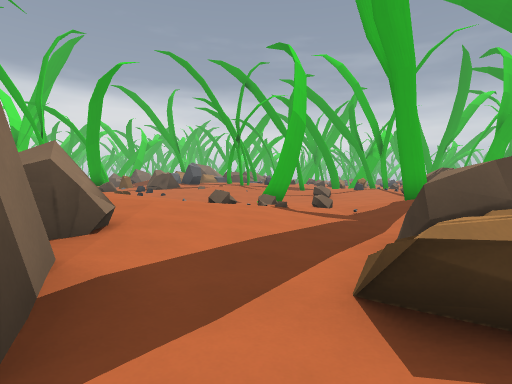
[1] (above)

24 first-person views from a walk through a 3-D level made in the Godot game engine. The camera is 1.3 m above the floor, tilts 2° down and sees 80° across. The floor is counted in squares, 2.25 m on a side. Each view is taken from the middle of a square. On the plan, view 1 faces up. The plan holds only what a view shows up to about 9 squares ahead; the rest is blank. The place goes on beyond the plan. Some surface patterns are stand-ins.

[2]
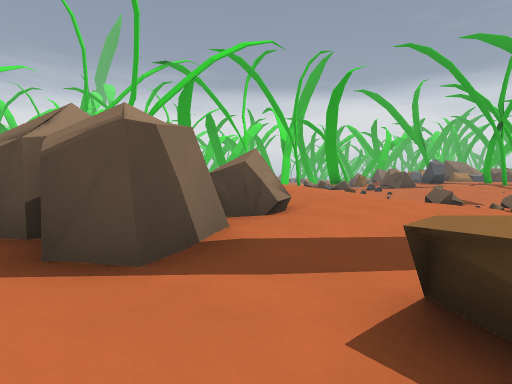

[3]
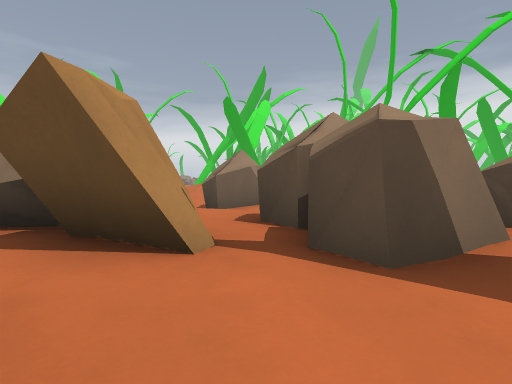

[4]
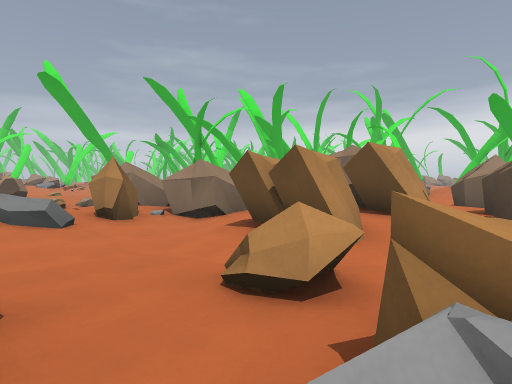

[5]
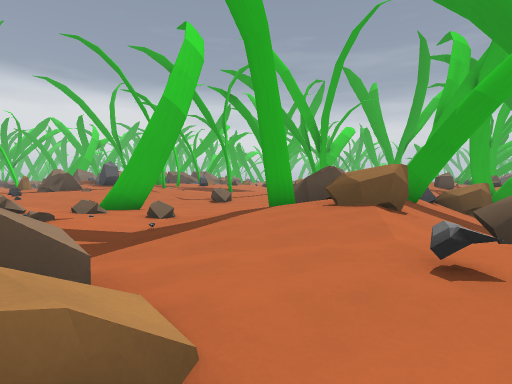

[6]
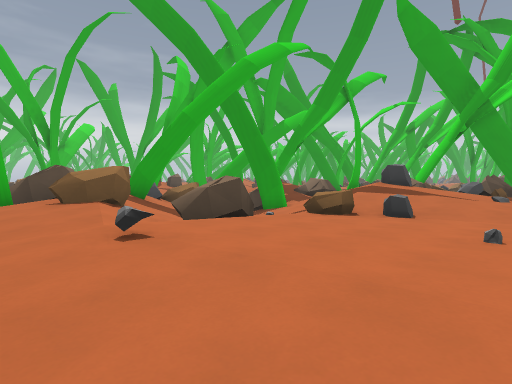

[7]
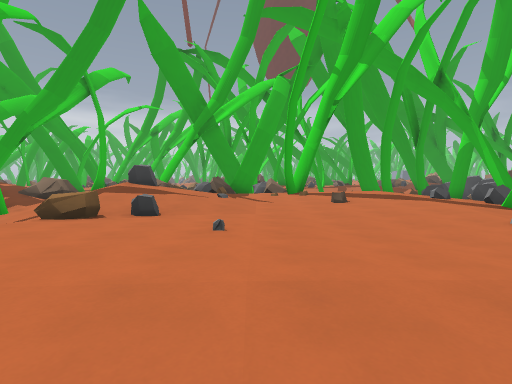

[8]
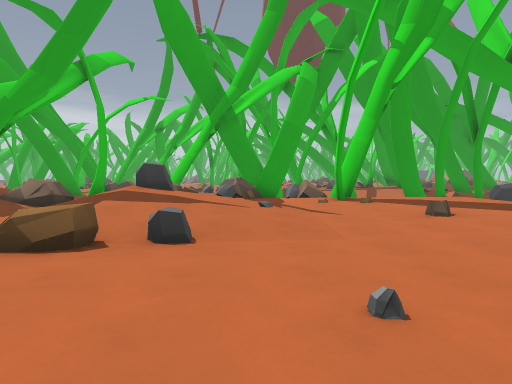

[9]
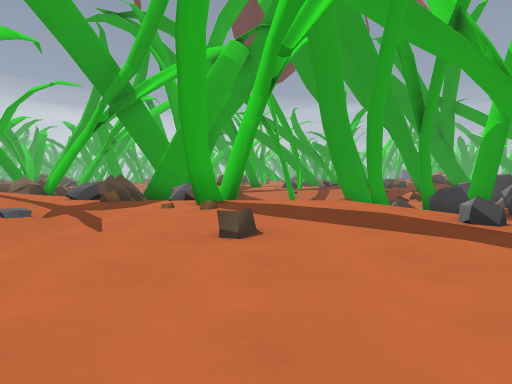

[10]
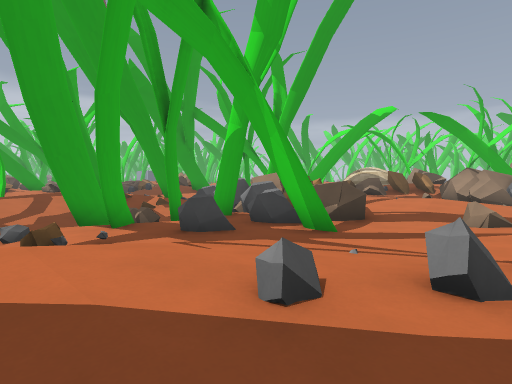

[11]
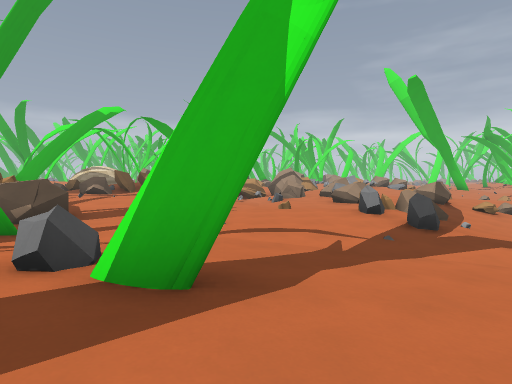

[12]
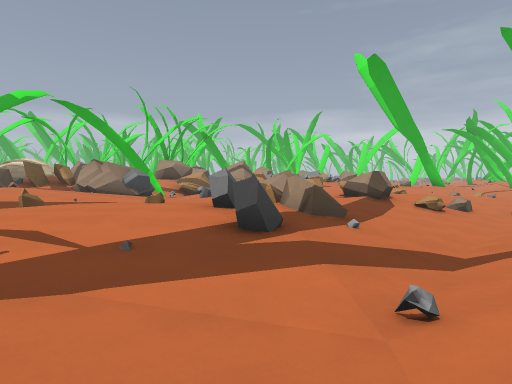

[13]
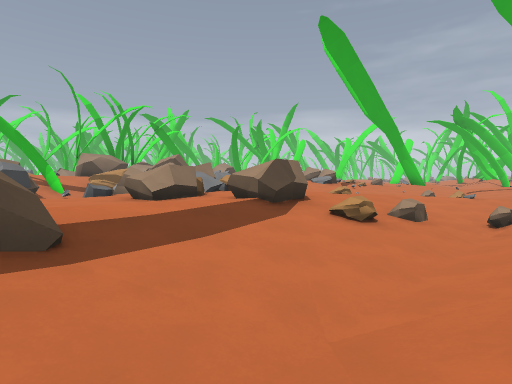

[14]
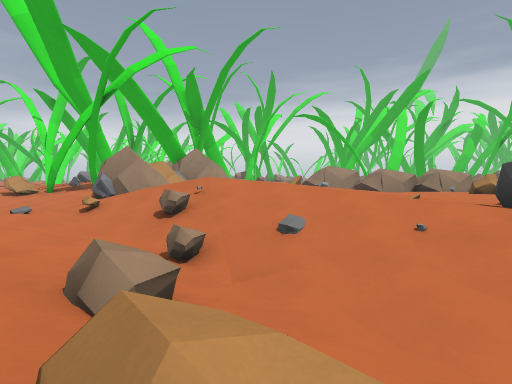

[15]
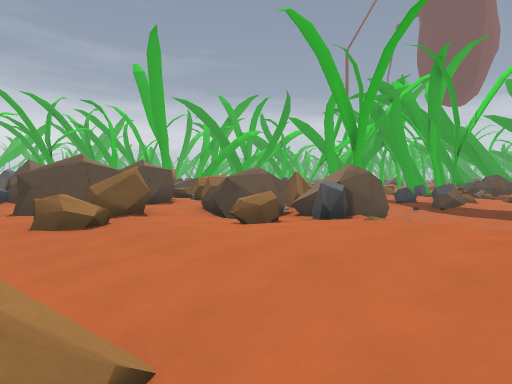

[16]
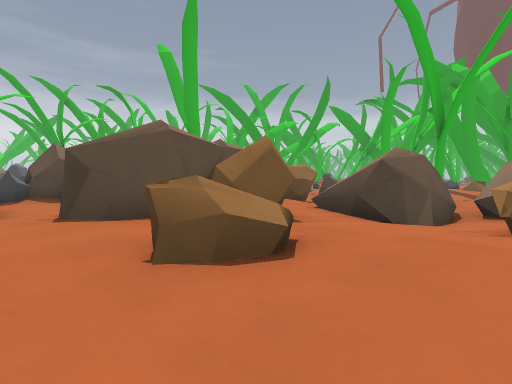

[17]
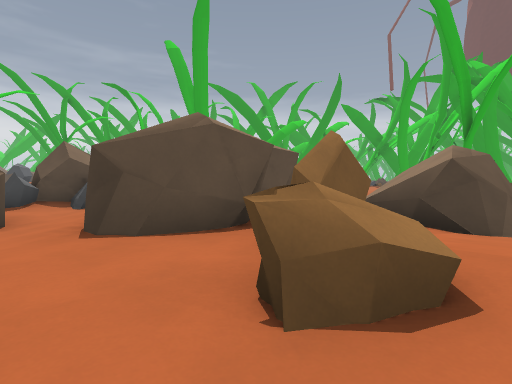

[18]
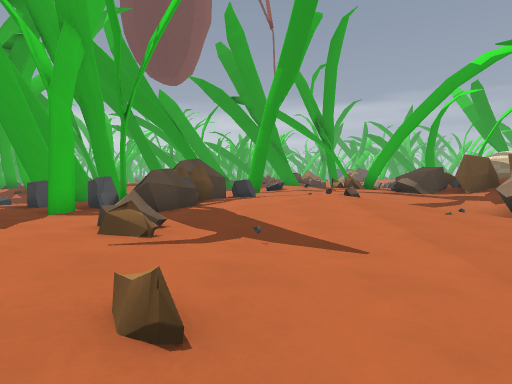

[19]
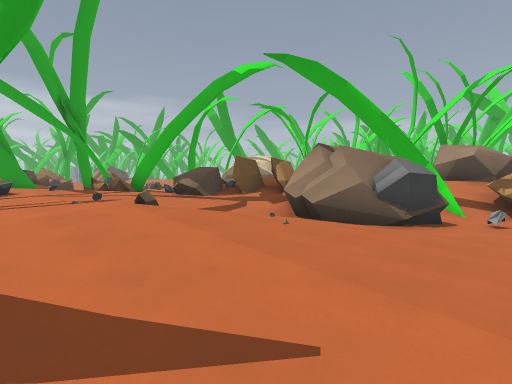

[20]
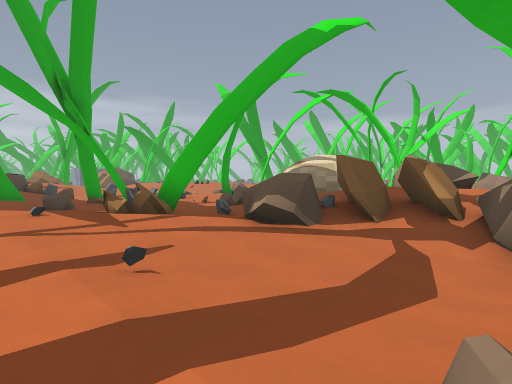

[21]
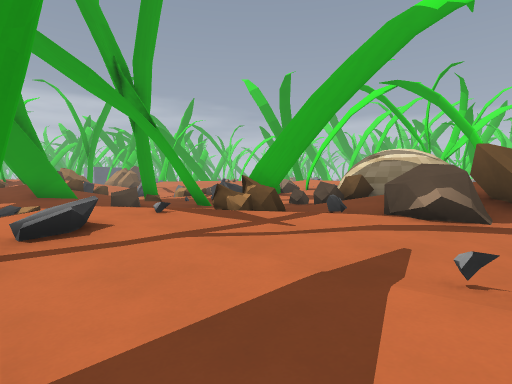

[22]
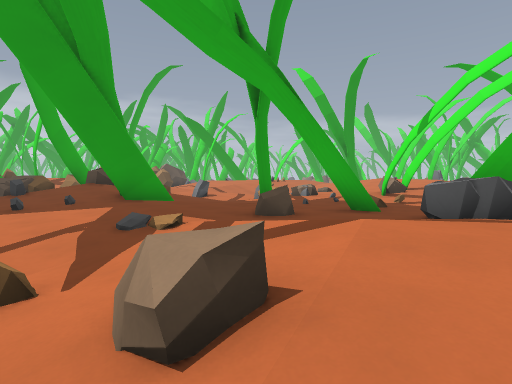

[23]
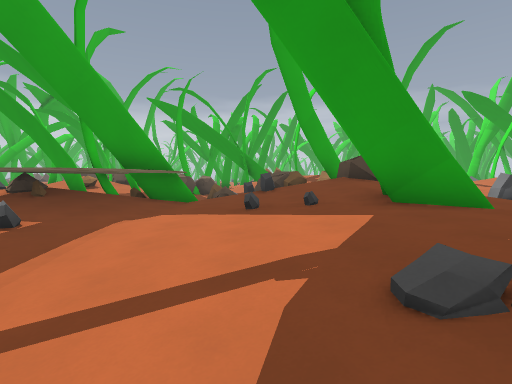

[24]
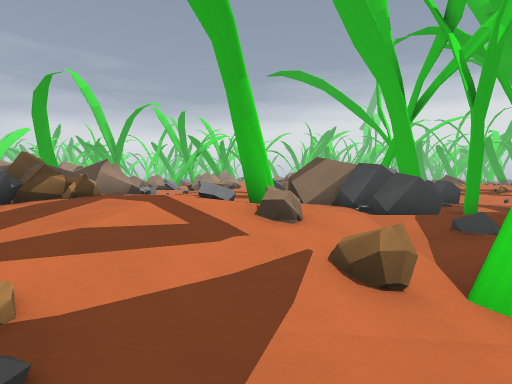

### Floor plan
Key: @ floor where view 1 was taken; # wall or solid block; x gap in a wall; . main floor; : floor 0.25 m higher than the main floor; - floor 0.25 m lower than the main floor; + floor 0.5 m higher than the main floor; _ floor 0.5 m lower than the main floor; * floor 0.75 m higher than the main floor; < floor 0.75 m lower than the main floor; % floor 1 m higher than the main floor; ( floor 1 m lower than the main floor; & floor 1.25 m higher than the main floor; ! floor 1.25 m lower than the main floor; / step, stairs or slope; = window, fence, low wall or low ledge; ^ raised ledge.
Columns run from 7 left of view 1 to 31 right of it. Each row starts with its distance up from view 1.
 11          __-    x^
 10        /#__-## #//
  9        /-=-#:#+#/    //
  8       =.-_.:+*///   .==
  7    *++:.._-:+^// <////
  6    %+++:-_-.+//  _//
  5     *++.-_-.:.^ -///& /=#
  4      ++.-#^.=::.=:*%#**
  3      #:.-#^.:::..:***+=
  2  /#  ^/.=# .:::..+++++/^
  1  /#  ##.=#=.::::.:::+++#
  0 #--.x..@-#-..:..:::++##
 -1 #-..^##/#/_  ...::/+++
 -2 _-   #:##___  .::++*+/
 -3 -.####.-_<_-   .:+/++.___< (_
 -4 .:##:.-___-. /-.:#+:.-//#x (_
 -5 ..##.^####=-___-.=..-_#_x x!
 -6 .^#.-####. /<__--.--__--# =        ^^
 -7 ....-__^.//(__-...--####_            ^
 -8 -...^### //(_#....-__######//   _=^ ^x
 -9 -.::.#/#////=#....#__#^##/-//# <__-^-#
-10 .:++::////////.../_-...#/..._#<__--...=
-11 /++++//////.. ---/-.:::..#:/.-_-..=.=
-12 ++**////=/-.   ---.:++:::/+++.#..::+*
-13   %//=!=//^--____-.+/:/:++++:..::#+*^
-14   ///((/-. -#^-__-.....:+/#+..^:::  ^
-15 ////<<_-.  .^-- __----.:+/x^...#..
-16 #//___--.  =    __/^^.:^^/...#...
-17 __<              <##=#^#/+:../..

Where each view was taken, in squares from view 1:
view 1: 0 up, 0 right, facing up
view 2: 0 up, 1 right, facing up-left
view 3: 0 up, 1 right, facing left
view 4: 1 up, 4 right, facing down-left
view 5: 2 up, 4 right, facing up
view 6: 1 up, 4 right, facing up-right
view 7: 1 up, 4 right, facing right
view 8: 2 up, 6 right, facing right
view 9: 1 down, 8 right, facing right
view 10: 2 down, 10 right, facing down-right
view 11: 2 down, 9 right, facing down
view 12: 4 down, 6 right, facing down
view 13: 7 down, 3 right, facing down
view 14: 12 down, 2 right, facing left
view 15: 12 down, 7 left, facing up-right
view 16: 8 down, 7 left, facing up-right
view 17: 7 down, 7 left, facing up-right
view 18: 11 down, 7 right, facing right
view 19: 11 down, 9 right, facing down-right
view 20: 12 down, 13 right, facing down-right
view 21: 11 down, 15 right, facing down-right
view 22: 10 down, 19 right, facing down-right
view 23: 11 down, 22 right, facing right
view 24: 11 down, 24 right, facing left
